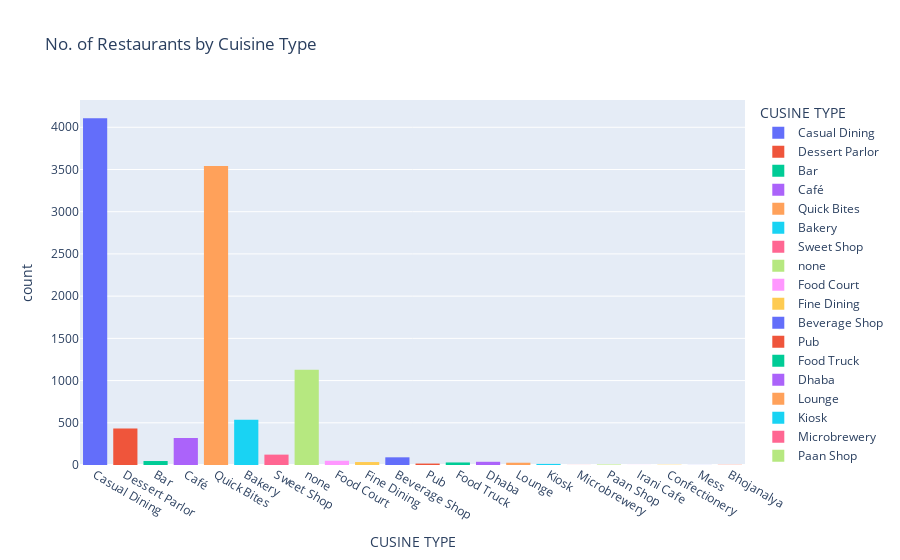

Notebook code for this chart:
### Code cell
fig.show()

### Figure 1 — Plotly figure (JSON) as saved in the notebook; plotly's stock layout.template omitted (floating-point values rounded to 4 significant figures; data arrays with more than 128 entries replaced by an {"elided": "..."} marker saying what was removed)
{"data": [{"alignmentgroup": "True", "bingroup": "x", "hovertemplate": "CUSINE TYPE=%{x}<br>count=%{y}<extra></extra>", "legendgroup": "Casual Dining", "marker": {"color": "#636efa", "pattern": {"shape": ""}}, "name": "Casual Dining", "offsetgroup": "Casual Dining", "orientation": "v", "showlegend": true, "type": "histogram", "x": {"elided": "4107 str values"}, "xaxis": "x", "yaxis": "y"}, {"alignmentgroup": "True", "bingroup": "x", "hovertemplate": "CUSINE TYPE=%{x}<br>count=%{y}<extra></extra>", "legendgroup": "Dessert Parlor", "marker": {"color": "#EF553B", "pattern": {"shape": ""}}, "name": "Dessert Parlor", "offsetgroup": "Dessert Parlor", "orientation": "v", "showlegend": true, "type": "histogram", "x": {"elided": "431 str values"}, "xaxis": "x", "yaxis": "y"}, {"alignmentgroup": "True", "bingroup": "x", "hovertemplate": "CUSINE TYPE=%{x}<br>count=%{y}<extra></extra>", "legendgroup": "Bar", "marker": {"color": "#00cc96", "pattern": {"shape": ""}}, "name": "Bar", "offsetgroup": "Bar", "orientation": "v", "showlegend": true, "type": "histogram", "x": ["Bar", "Bar", "Bar", "Bar", "Bar", "Bar", "Bar", "Bar", "Bar", "Bar", "Bar", "Bar", "Bar", "Bar", "Bar", "Bar", "Bar", "Bar", "Bar", "Bar", "Bar", "Bar", "Bar", "Bar", "Bar", "Bar", "Bar", "Bar", "Bar", "Bar", "Bar", "Bar", "Bar", "Bar", "Bar", "Bar", "Bar", "Bar", "Bar", "Bar", "Bar", "Bar", "Bar", "Bar", "Bar", "Bar", "Bar"], "xaxis": "x", "yaxis": "y"}, {"alignmentgroup": "True", "bingroup": "x", "hovertemplate": "CUSINE TYPE=%{x}<br>count=%{y}<extra></extra>", "legendgroup": "Café", "marker": {"color": "#ab63fa", "pattern": {"shape": ""}}, "name": "Café", "offsetgroup": "Café", "orientation": "v", "showlegend": true, "type": "histogram", "x": {"elided": "320 str values"}, "xaxis": "x", "yaxis": "y"}, {"alignmentgroup": "True", "bingroup": "x", "hovertemplate": "CUSINE TYPE=%{x}<br>count=%{y}<extra></extra>", "legendgroup": "Quick Bites", "marker": {"color": "#FFA15A", "pattern": {"shape": ""}}, "name": "Quick Bites", "offsetgroup": "Quick Bites", "orientation": "v", "showlegend": true, "type": "histogram", "x": {"elided": "3540 str values"}, "xaxis": "x", "yaxis": "y"}, {"alignmentgroup": "True", "bingroup": "x", "hovertemplate": "CUSINE TYPE=%{x}<br>count=%{y}<extra></extra>", "legendgroup": "Bakery", "marker": {"color": "#19d3f3", "pattern": {"shape": ""}}, "name": "Bakery", "offsetgroup": "Bakery", "orientation": "v", "showlegend": true, "type": "histogram", "x": {"elided": "537 str values"}, "xaxis": "x", "yaxis": "y"}, {"alignmentgroup": "True", "bingroup": "x", "hovertemplate": "CUSINE TYPE=%{x}<br>count=%{y}<extra></extra>", "legendgroup": "Sweet Shop", "marker": {"color": "#FF6692", "pattern": {"shape": ""}}, "name": "Sweet Shop", "offsetgroup": "Sweet Shop", "orientation": "v", "showlegend": true, "type": "histogram", "x": ["Sweet Shop", "Sweet Shop", "Sweet Shop", "Sweet Shop", "Sweet Shop", "Sweet Shop", "Sweet Shop", "Sweet Shop", "Sweet Shop", "Sweet Shop", "Sweet Shop", "Sweet Shop", "Sweet Shop", "Sweet Shop", "Sweet Shop", "Sweet Shop", "Sweet Shop", "Sweet Shop", "Sweet Shop", "Sweet Shop", "Sweet Shop", "Sweet Shop", "Sweet Shop", "Sweet Shop", "Sweet Shop", "Sweet Shop", "Sweet Shop", "Sweet Shop", "Sweet Shop", "Sweet Shop", "Sweet Shop", "Sweet Shop", "Sweet Shop", "Sweet Shop", "Sweet Shop", "Sweet Shop", "Sweet Shop", "Sweet Shop", "Sweet Shop", "Sweet Shop", "Sweet Shop", "Sweet Shop", "Sweet Shop", "Sweet Shop", "Sweet Shop", "Sweet Shop", "Sweet Shop", "Sweet Shop", "Sweet Shop", "Sweet Shop", "Sweet Shop", "Sweet Shop", "Sweet Shop", "Sweet Shop", "Sweet Shop", "Sweet Shop", "Sweet Shop", "Sweet Shop", "Sweet Shop", "Sweet Shop", "Sweet Shop", "Sweet Shop", "Sweet Shop", "Sweet Shop", "Sweet Shop", "Sweet Shop", "Sweet Shop", "Sweet Shop", "Sweet Shop", "Sweet Shop", "Sweet Shop", "Sweet Shop", "Sweet Shop", "Sweet Shop", "Sweet Shop", "Sweet Shop", "Sweet Shop", "Sweet Shop", "Sweet Shop", "Sweet Shop", "Sweet Shop", "Sweet Shop", "Sweet Shop", "Sweet Shop", "Sweet Shop", "Sweet Shop", "Sweet Shop", "Sweet Shop", "Sweet Shop", "Sweet Shop", "Sweet Shop", "Sweet Shop", "Sweet Shop", "Sweet Shop", "Sweet Shop", "Sweet Shop", "Sweet Shop", "Sweet Shop", "Sweet Shop", "Sweet Shop", "Sweet Shop", "Sweet Shop", "Sweet Shop", "Sweet Shop", "Sweet Shop", "Sweet Shop", "Sweet Shop", "Sweet Shop", "Sweet Shop", "Sweet Shop", "Sweet Shop", "Sweet Shop", "Sweet Shop", "Sweet Shop", "Sweet Shop", "Sweet Shop", "Sweet Shop", "Sweet Shop", "Sweet Shop", "Sweet Shop", "Sweet Shop", "Sweet Shop", "Sweet Shop"], "xaxis": "x", "yaxis": "y"}, {"alignmentgroup": "True", "bingroup": "x", "hovertemplate": "CUSINE TYPE=%{x}<br>count=%{y}<extra></extra>", "legendgroup": "none", "marker": {"color": "#B6E880", "pattern": {"shape": ""}}, "name": "none", "offsetgroup": "none", "orientation": "v", "showlegend": true, "type": "histogram", "x": {"elided": "1127 str values"}, "xaxis": "x", "yaxis": "y"}, {"alignmentgroup": "True", "bingroup": "x", "hovertemplate": "CUSINE TYPE=%{x}<br>count=%{y}<extra></extra>", "legendgroup": "Food Court", "marker": {"color": "#FF97FF", "pattern": {"shape": ""}}, "name": "Food Court", "offsetgroup": "Food Court", "orientation": "v", "showlegend": true, "type": "histogram", "x": ["Food Court", "Food Court", "Food Court", "Food Court", "Food Court", "Food Court", "Food Court", "Food Court", "Food Court", "Food Court", "Food Court", "Food Court", "Food Court", "Food Court", "Food Court", "Food Court", "Food Court", "Food Court", "Food Court", "Food Court", "Food Court", "Food Court", "Food Court", "Food Court", "Food Court", "Food Court", "Food Court", "Food Court", "Food Court", "Food Court", "Food Court", "Food Court", "Food Court", "Food Court", "Food Court", "Food Court", "Food Court", "Food Court", "Food Court", "Food Court", "Food Court", "Food Court", "Food Court", "Food Court", "Food Court", "Food Court", "Food Court", "Food Court", "Food Court", "Food Court"], "xaxis": "x", "yaxis": "y"}, {"alignmentgroup": "True", "bingroup": "x", "hovertemplate": "CUSINE TYPE=%{x}<br>count=%{y}<extra></extra>", "legendgroup": "Fine Dining", "marker": {"color": "#FECB52", "pattern": {"shape": ""}}, "name": "Fine Dining", "offsetgroup": "Fine Dining", "orientation": "v", "showlegend": true, "type": "histogram", "x": ["Fine Dining", "Fine Dining", "Fine Dining", "Fine Dining", "Fine Dining", "Fine Dining", "Fine Dining", "Fine Dining", "Fine Dining", "Fine Dining", "Fine Dining", "Fine Dining", "Fine Dining", "Fine Dining", "Fine Dining", "Fine Dining", "Fine Dining", "Fine Dining", "Fine Dining", "Fine Dining", "Fine Dining", "Fine Dining", "Fine Dining", "Fine Dining", "Fine Dining", "Fine Dining", "Fine Dining", "Fine Dining", "Fine Dining", "Fine Dining", "Fine Dining", "Fine Dining", "Fine Dining", "Fine Dining", "Fine Dining"], "xaxis": "x", "yaxis": "y"}, {"alignmentgroup": "True", "bingroup": "x", "hovertemplate": "CUSINE TYPE=%{x}<br>count=%{y}<extra></extra>", "legendgroup": "Beverage Shop", "marker": {"color": "#636efa", "pattern": {"shape": ""}}, "name": "Beverage Shop", "offsetgroup": "Beverage Shop", "orientation": "v", "showlegend": true, "type": "histogram", "x": ["Beverage Shop", "Beverage Shop", "Beverage Shop", "Beverage Shop", "Beverage Shop", "Beverage Shop", "Beverage Shop", "Beverage Shop", "Beverage Shop", "Beverage Shop", "Beverage Shop", "Beverage Shop", "Beverage Shop", "Beverage Shop", "Beverage Shop", "Beverage Shop", "Beverage Shop", "Beverage Shop", "Beverage Shop", "Beverage Shop", "Beverage Shop", "Beverage Shop", "Beverage Shop", "Beverage Shop", "Beverage Shop", "Beverage Shop", "Beverage Shop", "Beverage Shop", "Beverage Shop", "Beverage Shop", "Beverage Shop", "Beverage Shop", "Beverage Shop", "Beverage Shop", "Beverage Shop", "Beverage Shop", "Beverage Shop", "Beverage Shop", "Beverage Shop", "Beverage Shop", "Beverage Shop", "Beverage Shop", "Beverage Shop", "Beverage Shop", "Beverage Shop", "Beverage Shop", "Beverage Shop", "Beverage Shop", "Beverage Shop", "Beverage Shop", "Beverage Shop", "Beverage Shop", "Beverage Shop", "Beverage Shop", "Beverage Shop", "Beverage Shop", "Beverage Shop", "Beverage Shop", "Beverage Shop", "Beverage Shop", "Beverage Shop", "Beverage Shop", "Beverage Shop", "Beverage Shop", "Beverage Shop", "Beverage Shop", "Beverage Shop", "Beverage Shop", "Beverage Shop", "Beverage Shop", "Beverage Shop", "Beverage Shop", "Beverage Shop", "Beverage Shop", "Beverage Shop", "Beverage Shop", "Beverage Shop", "Beverage Shop", "Beverage Shop", "Beverage Shop", "Beverage Shop", "Beverage Shop", "Beverage Shop", "Beverage Shop", "Beverage Shop", "Beverage Shop", "Beverage Shop", "Beverage Shop", "Beverage Shop", "Beverage Shop", "Beverage Shop"], "xaxis": "x", "yaxis": "y"}, {"alignmentgroup": "True", "bingroup": "x", "hovertemplate": "CUSINE TYPE=%{x}<br>count=%{y}<extra></extra>", "legendgroup": "Pub", "marker": {"color": "#EF553B", "pattern": {"shape": ""}}, "name": "Pub", "offsetgroup": "Pub", "orientation": "v", "showlegend": true, "type": "histogram", "x": ["Pub", "Pub", "Pub", "Pub", "Pub", "Pub", "Pub", "Pub", "Pub", "Pub", "Pub", "Pub", "Pub", "Pub", "Pub", "Pub", "Pub"], "xaxis": "x", "yaxis": "y"}, {"alignmentgroup": "True", "bingroup": "x", "hovertemplate": "CUSINE TYPE=%{x}<br>count=%{y}<extra></extra>", "legendgroup": "Food Truck", "marker": {"color": "#00cc96", "pattern": {"shape": ""}}, "name": "Food Truck", "offsetgroup": "Food Truck", "orientation": "v", "showlegend": true, "type": "histogram", "x": ["Food Truck", "Food Truck", "Food Truck", "Food Truck", "Food Truck", "Food Truck", "Food Truck", "Food Truck", "Food Truck", "Food Truck", "Food Truck", "Food Truck", "Food Truck", "Food Truck", "Food Truck", "Food Truck", "Food Truck", "Food Truck", "Food Truck", "Food Truck", "Food Truck", "Food Truck", "Food Truck", "Food Truck", "Food Truck", "Food Truck", "Food Truck", "Food Truck", "Food Truck", "Food Truck"], "xaxis": "x", "yaxis": "y"}, {"alignmentgroup": "True", "bingroup": "x", "hovertemplate": "CUSINE TYPE=%{x}<br>count=%{y}<extra></extra>", "legendgroup": "Dhaba", "marker": {"color": "#ab63fa", "pattern": {"shape": ""}}, "name": "Dhaba", "offsetgroup": "Dhaba", "orientation": "v", "showlegend": true, "type": "histogram", "x": ["Dhaba", "Dhaba", "Dhaba", "Dhaba", "Dhaba", "Dhaba", "Dhaba", "Dhaba", "Dhaba", "Dhaba", "Dhaba", "Dhaba", "Dhaba", "Dhaba", "Dhaba", "Dhaba", "Dhaba", "Dhaba", "Dhaba", "Dhaba", "Dhaba", "Dhaba", "Dhaba", "Dhaba", "Dhaba", "Dhaba", "Dhaba", "Dhaba", "Dhaba", "Dhaba", "Dhaba", "Dhaba", "Dhaba", "Dhaba", "Dhaba", "Dhaba", "Dhaba", "Dhaba"], "xaxis": "x", "yaxis": "y"}, {"alignmentgroup": "True", "bingroup": "x", "hovertemplate": "CUSINE TYPE=%{x}<br>count=%{y}<extra></extra>", "legendgroup": "Lounge", "marker": {"color": "#FFA15A", "pattern": {"shape": ""}}, "name": "Lounge", "offsetgroup": "Lounge", "orientation": "v", "showlegend": true, "type": "histogram", "x": ["Lounge", "Lounge", "Lounge", "Lounge", "Lounge", "Lounge", "Lounge", "Lounge", "Lounge", "Lounge", "Lounge", "Lounge", "Lounge", "Lounge", "Lounge", "Lounge", "Lounge", "Lounge", "Lounge", "Lounge", "Lounge", "Lounge", "Lounge", "Lounge", "Lounge", "Lounge", "Lounge"], "xaxis": "x", "yaxis": "y"}, {"alignmentgroup": "True", "bingroup": "x", "hovertemplate": "CUSINE TYPE=%{x}<br>count=%{y}<extra></extra>", "legendgroup": "Kiosk", "marker": {"color": "#19d3f3", "pattern": {"shape": ""}}, "name": "Kiosk", "offsetgroup": "Kiosk", "orientation": "v", "showlegend": true, "type": "histogram", "x": ["Kiosk", "Kiosk", "Kiosk", "Kiosk", "Kiosk", "Kiosk", "Kiosk", "Kiosk", "Kiosk", "Kiosk", "Kiosk", "Kiosk", "Kiosk"], "xaxis": "x", "yaxis": "y"}, {"alignmentgroup": "True", "bingroup": "x", "hovertemplate": "CUSINE TYPE=%{x}<br>count=%{y}<extra></extra>", "legendgroup": "Microbrewery", "marker": {"color": "#FF6692", "pattern": {"shape": ""}}, "name": "Microbrewery", "offsetgroup": "Microbrewery", "orientation": "v", "showlegend": true, "type": "histogram", "x": ["Microbrewery"], "xaxis": "x", "yaxis": "y"}, {"alignmentgroup": "True", "bingroup": "x", "hovertemplate": "CUSINE TYPE=%{x}<br>count=%{y}<extra></extra>", "legendgroup": "Paan Shop", "marker": {"color": "#B6E880", "pattern": {"shape": ""}}, "name": "Paan Shop", "offsetgroup": "Paan Shop", "orientation": "v", "showlegend": true, "type": "histogram", "x": ["Paan Shop", "Paan Shop", "Paan Shop", "Paan Shop", "Paan Shop", "Paan Shop"], "xaxis": "x", "yaxis": "y"}, {"alignmentgroup": "True", "bingroup": "x", "hovertemplate": "CUSINE TYPE=%{x}<br>count=%{y}<extra></extra>", "legendgroup": "Irani Cafe", "marker": {"color": "#FF97FF", "pattern": {"shape": ""}}, "name": "Irani Cafe", "offsetgroup": "Irani Cafe", "orientation": "v", "showlegend": true, "type": "histogram", "x": ["Irani Cafe"], "xaxis": "x", "yaxis": "y"}, {"alignmentgroup": "True", "bingroup": "x", "hovertemplate": "CUSINE TYPE=%{x}<br>count=%{y}<extra></extra>", "legendgroup": "Confectionery", "marker": {"color": "#FECB52", "pattern": {"shape": ""}}, "name": "Confectionery", "offsetgroup": "Confectionery", "orientation": "v", "showlegend": true, "type": "histogram", "x": ["Confectionery", "Confectionery", "Confectionery"], "xaxis": "x", "yaxis": "y"}, {"alignmentgroup": "True", "bingroup": "x", "hovertemplate": "CUSINE TYPE=%{x}<br>count=%{y}<extra></extra>", "legendgroup": "Mess", "marker": {"color": "#636efa", "pattern": {"shape": ""}}, "name": "Mess", "offsetgroup": "Mess", "orientation": "v", "showlegend": true, "type": "histogram", "x": ["Mess"], "xaxis": "x", "yaxis": "y"}, {"alignmentgroup": "True", "bingroup": "x", "hovertemplate": "CUSINE TYPE=%{x}<br>count=%{y}<extra></extra>", "legendgroup": "Bhojanalya", "marker": {"color": "#EF553B", "pattern": {"shape": ""}}, "name": "Bhojanalya", "offsetgroup": "Bhojanalya", "orientation": "v", "showlegend": true, "type": "histogram", "x": ["Bhojanalya", "Bhojanalya"], "xaxis": "x", "yaxis": "y"}], "layout": {"barmode": "relative", "legend": {"title": {"text": "CUSINE TYPE"}, "tracegroupgap": 0}, "title": {"text": "No. of Restaurants by Cuisine Type"}, "xaxis": {"anchor": "y", "categoryarray": ["Casual Dining", "Dessert Parlor", "Bar", "Café", "Quick Bites", "Bakery", "Sweet Shop", "none", "Food Court", "Fine Dining", "Beverage Shop", "Pub", "Food Truck", "Dhaba", "Lounge", "Kiosk", "Microbrewery", "Paan Shop", "Irani Cafe", "Confectionery", "Mess", "Bhojanalya"], "categoryorder": "array", "domain": [0, 1], "title": {"text": "CUSINE TYPE"}}, "yaxis": {"anchor": "x", "domain": [0, 1], "title": {"text": "count"}}}}
